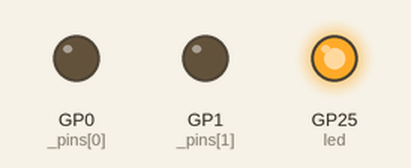
Bench run of a program on a simulated Raspberry Pi Pico running MicroPython. On the bench: output pins drawn as LEDs (lit = HIGH). WiFi joins after 1.5 s; the clock reads 2024-03-15 10:24:30 at power-on unless the program sets it; values from a settings file that is not in the repository are placeholders; threads take turns every 2 ms; what the program prints to the serial console is not drawn.

Above: at 0.1 s.
Timing chart, 0 to 1.6 s (numbered marks = the images above):
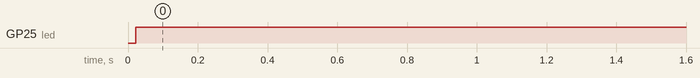

Measured:
- by itself, GP25 (led): LOW → HIGH at 0.02 s

The program:

main.py
```python
"""
main.py — sync time over NTP and transmit BPC (China, 68.5 kHz, UTC+8).
Settings are in config.py; progress prints to the USB serial console
(`mpremote repl`).
"""

import time
import machine
import network

import config
import ntp
import timecode
import transmitter

RESYNC_MS = 3_600_000  # hourly, to cancel crystal drift
RETRY_MS = 30_000

led = machine.Pin("LED", machine.Pin.OUT)
led_on = None
failed = False
shown = None  # (epoch, second) last printed to the console
SYMBOL = {0: "M", 100: "00", 200: "01", 300: "10", 400: "11"}
DOW = ("Mon", "Tue", "Wed", "Thu", "Fri", "Sat", "Sun")


def log(*args):
    if shown and shown[1] != 59:
        print()  # end the time code line first
    print(*args)


def show(epoch, sec, frame):
    # Two bits per transmitted second (M marks a block start); the minute's
    # decoded CST time after :59.
    global shown
    shown = (epoch, sec)
    if frame[sec] == 0:
        print(" M" if sec else "M", end="")
    else:
        print(SYMBOL[frame[sec]], end="")
    if sec == 59:
        mn, hr, day, mo, year, dow = timecode.decode(frame)
        print("  %02d:%02d CST, %04d-%02d-%02d %s" % (hr, mn, 2000 + year, mo, day, DOW[dow - 1]))


def blink(_):
    # Solid: syncing. Lit while the carrier is reduced: transmitting. Fast blink: sync failed.
    global led_on
    pos = transmitter.position()
    if pos:
        epoch, start, frame = pos
        ms = time.ticks_diff(time.ticks_us(), start) // 1000
        on = ms < 0 or (ms < 60_000 and ms % 1000 < frame[ms // 1000])
        if 0 <= ms < 60_000 and shown != (epoch, ms // 1000):
            show(epoch, ms // 1000, frame)
    else:
        on = not failed or time.ticks_ms() // 100 % 2 == 0
    if on != led_on:  # the LED is on the Wi-Fi chip, so skip redundant writes
        led.value(on)
        led_on = on


def fmt(epoch_s):
    return "%04d-%02d-%02d %02d:%02d:%02d UTC" % time.gmtime(epoch_s)[:6]


def wifi_connect():
    wlan = network.WLAN(network.STA_IF)
    if wlan.isconnected():
        return
    wlan.active(True)
    wlan.config(pm=network.WLAN.PM_NONE)  # power saving adds NTP jitter
    log("Connecting to", config.WIFI_SSID)
    wlan.connect(config.WIFI_SSID, config.WIFI_PASSWORD)
    for _ in range(30):
        if wlan.isconnected():
            log("Wi-Fi connected:", wlan.ifconfig()[0])
            return
        time.sleep(1)
    raise OSError("Wi-Fi connect timed out")


def sync():
    """Fresh NTP anchor, or None on failure."""
    global failed
    try:
        wifi_connect()
        anchor = ntp.query(config.NTP_SERVER)
    except Exception as e:
        log("NTP sync failed:", e)
        failed = True
        return None
    failed = False
    log("NTP sync:", fmt(ntp.now_us(anchor) // 1_000_000), "(rtt %.1f ms)" % (anchor[2] / 1000))
    return anchor


def start(anchor):
    # Next minute at least 0.2 s away, leaving time to set up the PIO.
    epoch = ((ntp.now_us(anchor) + 200_000) // 60_000_000 + 1) * 60
    transmitter.start(epoch, ntp.ticks_at(anchor, epoch * 1_000_000))
    log("Transmitting BPC from", fmt(epoch))


def correct_drift(anchor, position):
    # How far the current minute's actual start is from where NTP says it should be.
    epoch, ticks, _ = position
    delta = time.ticks_diff(ntp.ticks_at(anchor, epoch * 1_000_000), ticks)
    transmitter.adjust(delta)
    log("Drift correction: %+.1f ms" % (delta / 1000))


def main():
    global failed
    timer = machine.Timer(period=20, callback=blink)
    if not config.WIFI_SSID:
        failed = True
        raise SystemExit("Set WIFI_SSID and WIFI_PASSWORD in config.py")
    while True:
        anchor = sync()
        position = transmitter.position()
        if anchor and position:
            correct_drift(anchor, position)
        elif anchor and not transmitter.running():
            start(anchor)
        time.sleep_ms(RESYNC_MS if transmitter.running() else RETRY_MS)


if __name__ == "__main__":
    main()
```

ntp.py
```python
"""
ntp.py — minimal SNTP client with sub-second precision.

Returns an anchor (ticks_us, epoch_us, rtt_us): at that ticks_us() reading,
UTC was epoch_us microseconds since 1970. ticks_us() wraps every ~18 min,
so use an anchor right away rather than keeping it.
"""

import socket
import struct
import utime

NTP_TO_UNIX_S = 2208988800


def _timestamp_us(data, offset):
    secs, frac = struct.unpack("!II", data[offset:offset + 8])
    return (secs - NTP_TO_UNIX_S) * 1_000_000 + ((frac * 1_000_000) >> 32)


def _query_once(addr):
    pkt = bytearray(48)
    pkt[0] = 0x23  # version 4, client mode
    s = socket.socket(socket.AF_INET, socket.SOCK_DGRAM)
    s.settimeout(2)
    try:
        sent = utime.ticks_us()
        s.sendto(pkt, addr)
        data = s.recv(48)
        received = utime.ticks_us()
    finally:
        s.close()
    if len(data) < 48 or data[0] & 7 != 4 or not 0 < data[1] < 16:
        raise OSError("bad NTP reply")
    server_rx, server_tx = _timestamp_us(data, 32), _timestamp_us(data, 40)
    rtt = max(0, utime.ticks_diff(received, sent) - (server_tx - server_rx))
    return received, server_tx + rtt // 2, rtt


def query(host):
    """Best of 4 samples (lowest round trip = least asymmetry)."""
    addr = socket.getaddrinfo(host, 123)[0][-1]
    best, err = None, None
    for _ in range(4):
        try:
            r = _query_once(addr)
            if best is None or r[2] < best[2]:
                best = r
        except OSError as e:
            err = e
    if best is None:
        raise err
    return best


def ticks_at(anchor, epoch_us):
    """ticks_us() value at UTC epoch_us (within a few minutes of anchor)."""
    return utime.ticks_add(anchor[0], epoch_us - anchor[1])


def now_us(anchor):
    """Current UTC epoch in microseconds."""
    return anchor[1] + utime.ticks_diff(utime.ticks_us(), anchor[0])
```

timecode.py
```python
"""
timecode.py — BPC (China, 68.5 kHz) amplitude time code.

Integer math only, so it runs on MicroPython and desktop Python alike.
Port of the WWVB module in geerlingguy/Pico-WWVB: same frame() contract
(one reduced-carrier duration in ms per second of a minute), different
carrier and code layout.

Layout (per Wikipedia "BPC time signal", verified against the 2014
reference decode of 07:34:00 CST on 2014-12-28, a Sunday):

  The minute is three identical 20-second blocks starting at :00, :20,
  :40. Each block encodes China Standard Time (UTC+8) of the block's
  first second. Second 0 of a block carries NO dip (it marks the block);
  the other 19 seconds carry two bits each (MSb, LSb) encoded as:
  100 ms = 00, 200 ms = 01, 300 ms = 10, 400 ms = 11.

  Block-second: field
    0  marker            (full power, all second)
    1  seconds 00/20/40  (bits 40, 20 -> block index 0, 1, 2)
    2  unused (0, 0)
    3-4   hour, 12-hour 00-11 (8, 4, 2, 1)
    5-7   minute 00-59        (32, 16, 8, 4, 2, 1)
    8     unused 0, day of week 4
    9     day of week 2, 1    (1=Monday .. 7=Sunday)
    10    PM flag (0=AM), P1 = even parity over seconds 1-9
    11    unused 0, day of month 16
    12-13 day of month 8, 4, 2, 1  (01-31)
    14-15 month 8, 4, 2, 1         (01-12)
    16-18 year 32, 16, 8, 4, 2, 1  (year % 100)
    19    year 64, P2 = even parity over seconds 11-18

Bits sent in the same second as a parity bit are not parity-checked.
"""

CST = 8 * 3600  # China Standard Time offset, no DST

MARKERS = (0, 20, 40)  # seconds with a no-dip block marker


def days_from_civil(y, m, d):
    """Days since 1970-01-01 (Howard Hinnant's algorithm)."""
    y -= m <= 2
    era = y // 400
    yoe = y - era * 400
    doy = (153 * ((m + 9) % 12) + 2) // 5 + d - 1
    return era * 146097 + yoe * 365 + yoe // 4 - yoe // 100 + doy - 719468


def civil_from_days(z):
    """Inverse of days_from_civil: (y, m, d) from days since 1970-01-01."""
    z += 719468
    era = (z if z >= 0 else z - 146096) // 146097
    doe = z - era * 146097
    yoe = (doe - doe // 1460 + doe // 36524 - doe // 146096) // 365
    doy = doe - (365 * yoe + yoe // 4 - yoe // 100)
    mp = (5 * doy + 2) // 153
    d = doy - (153 * mp + 2) // 5 + 1
    m = mp + 3 if mp < 10 else mp - 9
    y = yoe + era * 400 + (1 if m <= 2 else 0)  # doy runs from March 1
    return y, m, d


def _bit(value, weight):
    return 1 if value & weight else 0


def frame(epoch_s):
    """Reduced-carrier time in ms for each second of the minute starting
    at epoch_s (UTC): 0 = marker, 100 = 00, 200 = 01, 300 = 10, 400 = 11.
    The encoded wall-clock time is China Standard Time (UTC + 8)."""
    t = epoch_s + CST
    day, secs = divmod(t, 86400)
    y, mo, d = civil_from_days(day)
    hr, mn = secs // 3600, secs // 60 % 60
    dow = (day + 3) % 7 + 1  # 1970-01-01 (day 0) was a Thursday
    h12 = hr % 12
    pm = 1 if hr >= 12 else 0

    out = [100] * 60
    for blk in range(3):
        pairs = [
            None,                          # marker, no dip
            (_bit(blk, 2), _bit(blk, 1)),  # seconds field: 00 / 20 / 40
            (0, 0),                        # unused
            (_bit(h12, 8), _bit(h12, 4)),
            (_bit(h12, 2), _bit(h12, 1)),
            (_bit(mn, 32), _bit(mn, 16)),
            (_bit(mn, 8), _bit(mn, 4)),
            (_bit(mn, 2), _bit(mn, 1)),
            (0, _bit(dow, 4)),             # unused, day of week 4
            (_bit(dow, 2), _bit(dow, 1)),
            (pm, 0),                       # PM flag; P1 recomputed below
            (0, _bit(d, 16)),              # unused, day of month 16
            (_bit(d, 8), _bit(d, 4)),
            (_bit(d, 2), _bit(d, 1)),
            (_bit(mo, 8), _bit(mo, 4)),
            (_bit(mo, 2), _bit(mo, 1)),
            (_bit(y % 100, 32), _bit(y % 100, 16)),
            (_bit(y % 100, 8), _bit(y % 100, 4)),
            (_bit(y % 100, 2), _bit(y % 100, 1)),
            (_bit(y % 100, 64), 0),        # year 64; P2 recomputed below
        ]
        ones = sum(p[0] + p[1] for p in pairs[1:10])
        pairs[10] = (pm, ones % 2)  # even parity over seconds 1-9
        ones = sum(p[0] + p[1] for p in pairs[11:19])
        pairs[19] = (pairs[19][0], ones % 2)  # even parity over seconds 11-18
        for p in range(20):
            s = blk * 20 + p
            if p == 0:
                out[s] = 0
            else:
                msb, lsb = pairs[p]
                out[s] = 100 * (2 * msb + lsb + 1)
    return out


def decode(frame):
    """Read a frame back: (minute, hour, day, month, year % 100, day of week).
    Hour is 24-hour CST. All three blocks must agree; parity and the
    seconds field are checked, raising ValueError on any failure."""
    blocks = []
    for blk in range(3):
        pairs = []
        for p in range(20):
            ms = frame[blk * 20 + p]
            if p == 0:
                if ms != 0:
                    raise ValueError("missing block marker at :%02d" % (blk * 20))
                pairs.append(None)
            elif ms not in (100, 200, 300, 400):
                raise ValueError("bad dip %d ms at :%02d" % (ms, blk * 20 + p))
            else:
                pairs.append(((ms - 100) // 200, (ms - 100) % 200 // 100))

        def b(sec, which):  # which: 0 = MSb, 1 = LSb
            return pairs[sec][which]

        minute = (b(5, 0) * 32 + b(5, 1) * 16 + b(6, 0) * 8 + b(6, 1) * 4 +
                  b(7, 0) * 2 + b(7, 1))
        h12 = b(3, 0) * 8 + b(3, 1) * 4 + b(4, 0) * 2 + b(4, 1)
        hour = h12 + (12 if b(10, 0) else 0)
        day = (b(11, 1) * 16 + b(12, 0) * 8 + b(12, 1) * 4 +
               b(13, 0) * 2 + b(13, 1))
        month = b(14, 0) * 8 + b(14, 1) * 4 + b(15, 0) * 2 + b(15, 1)
        year = (b(19, 0) * 64 + b(16, 0) * 32 + b(16, 1) * 16 +
                b(17, 0) * 8 + b(17, 1) * 4 + b(18, 0) * 2 + b(18, 1))
        dow = b(8, 1) * 4 + b(9, 0) * 2 + b(9, 1)

        p1 = sum(b(s, w) for s in range(1, 10) for w in (0, 1))
        p2 = sum(b(s, w) for s in range(11, 19) for w in (0, 1))
        if p1 % 2 != b(10, 1) or p2 % 2 != b(19, 1):
            raise ValueError("parity failure in block starting :%02d" % (blk * 20))
        if pairs[1][0] * 2 + pairs[1][1] != blk:
            raise ValueError("seconds field mismatch in block starting :%02d"
                             % (blk * 20))
        blocks.append((minute, hour, day, month, year, dow))
    if blocks[0] != blocks[1] or blocks[0] != blocks[2]:
        raise ValueError("blocks disagree: %r" % (blocks,))
    return blocks[0]
```

transmitter.py
```python
"""
transmitter.py — 68.5 kHz BPC carrier on GP0 and GP1, keyed by timecode.py.

A PIO state machine toggles the two pins in antiphase. Keying the carrier
off hands the pins back to plain GPIO, driven low.
"""

import rp2
import machine
import utime
import _thread

import timecode

CARRIER_HZ = 68_500
_pins = (machine.Pin(0), machine.Pin(1))  # physical pins 1 and 2

_running = False
_position = None  # (epoch_s, ticks_us, frame) of the current minute
_adjust_us = 0    # applied at the next frame boundary


@rp2.asm_pio(set_init=(rp2.PIO.OUT_LOW, rp2.PIO.OUT_LOW))
def _carrier():
    wrap_target()
    set(pins, 0b01)
    set(pins, 0b10)
    wrap()


def _off():
    for p in _pins:
        p.init(machine.Pin.OUT, value=0)


def _on():
    for p in _pins:
        p.init(machine.Pin.ALT, alt=machine.Pin.ALT_PIO0)


def _wait_until(deadline):
    while True:
        left = utime.ticks_diff(deadline, utime.ticks_us())
        if left <= 0:
            return
        if left > 2000:
            utime.sleep_us(min(left - 1000, 5000))  # spin the last ~1 ms


def _run(epoch, start):
    global _running, _position, _adjust_us
    try:
        _off()
        # 2 instructions per cycle; the PIO divider is fractional (1/4096),
        # so 137 kHz lands within 0.02% of exact on a Pico 2 at 150 MHz
        # (and fine at 125 MHz on the Pico W) -- the clock reads the
        # per-second dips, so carrier ppm does not matter, ticks_us does.
        rp2.StateMachine(0, _carrier, freq=2 * CARRIER_HZ, set_base=_pins[0]).active(1)
        while True:
            frame = timecode.frame(epoch)
            _position = (epoch, start, frame)
            for i, low_ms in enumerate(frame):
                second = utime.ticks_add(start, i * 1_000_000)
                _off()
                _wait_until(utime.ticks_add(second, low_ms * 1000))
                _on()
                _wait_until(utime.ticks_add(second, 1_000_000))
            adj, _adjust_us = _adjust_us, 0
            start = utime.ticks_add(start, 60_000_000 + adj)
            epoch += 60
    except Exception as e:
        print("Transmit error:", e)
    finally:
        _off()
        _position = None
        _running = False


def start(epoch, ticks_us):
    """Start sending, with the minute at UTC epoch second `epoch` beginning
    at ticks_us(). Runs on the second core."""
    global _running
    _running = True
    _thread.start_new_thread(_run, (epoch, ticks_us))


def running():
    return _running


def position():
    return _position


def adjust(delta_us):
    """Shift frames from the next minute on by delta_us (positive = later)."""
    global _adjust_us
    _adjust_us = delta_us
```
